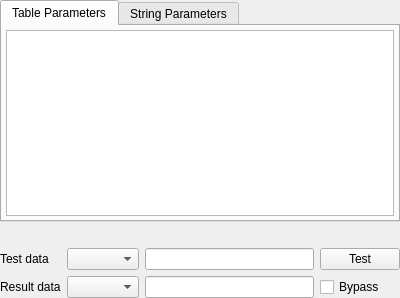
<?xml version="1.0" encoding="UTF-8"?>
<ui version="4.0">
 <class>LuaPanel</class>
 <widget class="QWidget" name="LuaPanel">
  <property name="geometry">
   <rect>
    <x>0</x>
    <y>0</y>
    <width>400</width>
    <height>298</height>
   </rect>
  </property>
  <property name="windowTitle">
   <string>Form</string>
  </property>
  <layout class="QGridLayout" name="gridLayout">
   <property name="leftMargin">
    <number>0</number>
   </property>
   <property name="topMargin">
    <number>0</number>
   </property>
   <property name="rightMargin">
    <number>0</number>
   </property>
   <property name="bottomMargin">
    <number>0</number>
   </property>
   <item row="2" column="4">
    <widget class="QPushButton" name="pushButtonTest">
     <property name="text">
      <string>Test</string>
     </property>
    </widget>
   </item>
   <item row="2" column="1">
    <widget class="QLabel" name="label">
     <property name="text">
      <string>Test data</string>
     </property>
    </widget>
   </item>
   <item row="3" column="3">
    <widget class="QLineEdit" name="lineEditResultData">
     <property name="readOnly">
      <bool>true</bool>
     </property>
    </widget>
   </item>
   <item row="1" column="1" colspan="4">
    <widget class="QLabel" name="labelInfo">
     <property name="styleSheet">
      <string notr="true">color:red</string>
     </property>
     <property name="text">
      <string notr="true"/>
     </property>
    </widget>
   </item>
   <item row="3" column="1">
    <widget class="QLabel" name="label_2">
     <property name="text">
      <string>Result data</string>
     </property>
    </widget>
   </item>
   <item row="2" column="3">
    <widget class="QLineEdit" name="lineEditTestData"/>
   </item>
   <item row="3" column="4">
    <widget class="QCheckBox" name="checkBoxBypass">
     <property name="text">
      <string>Bypass</string>
     </property>
    </widget>
   </item>
   <item row="2" column="2">
    <widget class="QComboBox" name="comboBoxTestFormat"/>
   </item>
   <item row="3" column="2">
    <widget class="QComboBox" name="comboBoxResultFormat"/>
   </item>
   <item row="0" column="1" colspan="4">
    <widget class="QTabWidget" name="tabWidgetLua">
     <property name="currentIndex">
      <number>0</number>
     </property>
     <widget class="QWidget" name="tabTable">
      <attribute name="title">
       <string>Table Parameters</string>
      </attribute>
      <layout class="QGridLayout" name="gridLayout_2">
       <property name="leftMargin">
        <number>4</number>
       </property>
       <property name="topMargin">
        <number>4</number>
       </property>
       <property name="rightMargin">
        <number>4</number>
       </property>
       <property name="bottomMargin">
        <number>4</number>
       </property>
       <item row="0" column="0">
        <widget class="QPlainTextEdit" name="plainTextEditScriptTable"/>
       </item>
      </layout>
     </widget>
     <widget class="QWidget" name="tabString">
      <attribute name="title">
       <string>String Parameters</string>
      </attribute>
      <layout class="QGridLayout" name="gridLayout_3">
       <property name="leftMargin">
        <number>4</number>
       </property>
       <property name="topMargin">
        <number>4</number>
       </property>
       <property name="rightMargin">
        <number>4</number>
       </property>
       <property name="bottomMargin">
        <number>4</number>
       </property>
       <item row="0" column="0">
        <widget class="QPlainTextEdit" name="plainTextEditScriptString"/>
       </item>
      </layout>
     </widget>
    </widget>
   </item>
  </layout>
 </widget>
 <resources/>
 <connections/>
</ui>
